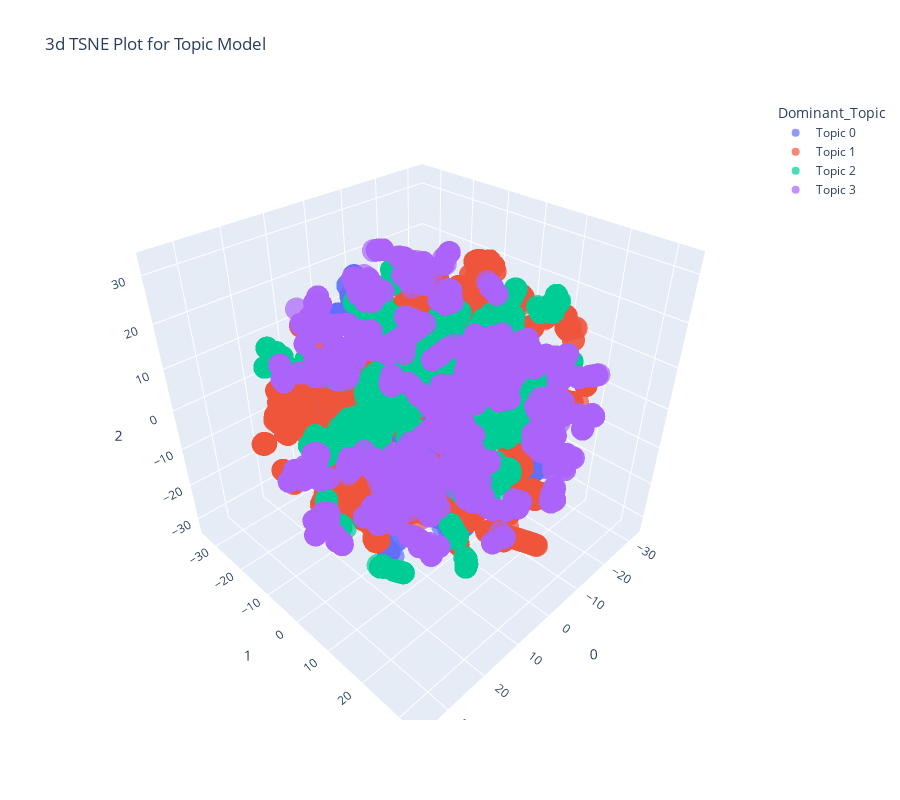

Write notebook code for a chart like this one.
### Code cell
plot_model(lda, plot = 'tsne')

### Figure 1 — Plotly figure (JSON) as saved in the notebook; plotly's stock layout.template omitted (floating-point values rounded to 4 significant figures; data arrays with more than 128 entries replaced by an {"elided": "..."} marker saying what was removed)
{"data": [{"hovertemplate": "Dominant_Topic=Topic 0<br>0=%{x}<br>1=%{y}<br>2=%{z}<extra></extra>", "legendgroup": "Topic 0", "marker": {"color": "#636efa", "opacity": 0.7, "symbol": "circle"}, "mode": "markers", "name": "Topic 0", "scene": "scene", "showlegend": true, "type": "scatter3d", "x": {"elided": "4253 float values"}, "y": {"elided": "4253 float values"}, "z": {"elided": "4253 float values"}}, {"hovertemplate": "Dominant_Topic=Topic 1<br>0=%{x}<br>1=%{y}<br>2=%{z}<extra></extra>", "legendgroup": "Topic 1", "marker": {"color": "#EF553B", "opacity": 0.7, "symbol": "circle"}, "mode": "markers", "name": "Topic 1", "scene": "scene", "showlegend": true, "type": "scatter3d", "x": {"elided": "4981 float values"}, "y": {"elided": "4981 float values"}, "z": {"elided": "4981 float values"}}, {"hovertemplate": "Dominant_Topic=Topic 2<br>0=%{x}<br>1=%{y}<br>2=%{z}<extra></extra>", "legendgroup": "Topic 2", "marker": {"color": "#00cc96", "opacity": 0.7, "symbol": "circle"}, "mode": "markers", "name": "Topic 2", "scene": "scene", "showlegend": true, "type": "scatter3d", "x": {"elided": "4656 float values"}, "y": {"elided": "4656 float values"}, "z": {"elided": "4656 float values"}}, {"hovertemplate": "Dominant_Topic=Topic 3<br>0=%{x}<br>1=%{y}<br>2=%{z}<extra></extra>", "legendgroup": "Topic 3", "marker": {"color": "#ab63fa", "opacity": 0.7, "symbol": "circle"}, "mode": "markers", "name": "Topic 3", "scene": "scene", "showlegend": true, "type": "scatter3d", "x": {"elided": "6423 float values"}, "y": {"elided": "6423 float values"}, "z": {"elided": "6423 float values"}}], "layout": {"height": 800, "legend": {"title": {"text": "Dominant_Topic"}, "tracegroupgap": 0}, "scene": {"domain": {"x": [0, 1], "y": [0, 1]}, "xaxis": {"title": {"text": "0"}}, "yaxis": {"title": {"text": "1"}}, "zaxis": {"title": {"text": "2"}}}, "title": {"text": "3d TSNE Plot for Topic Model"}, "width": 900}}
